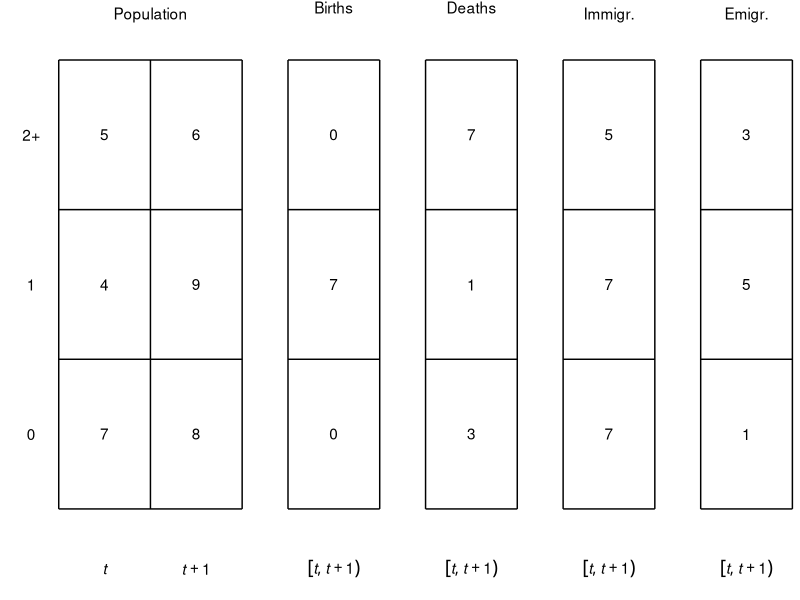

R code for this plot:


library(ggplot2)

data_popn_box <- data.frame(x =    c(0, 2, 2, 0, 1, 0, 0),
                            xend = c(2, 2, 0, 0, 1, 2, 2),
                            y =    c(0, 0, 3, 3, 0, 1, 2),
                            yend = c(0, 3, 3, 0, 3, 1, 2))
data_popn_label <- data.frame(x = c(1, 0.5, 1.5, 0.5, 1.5, 0.5, 1.5, 0.5, 1.5),
                              y = c(3.3, 0.5, 0.5, 1.5, 1.5, 2.5, 2.5, -0.4, -0.4),
                              label = c("Population", 7, 8, 4, 9, 5, 6, "italic(t)", "italic(t)+1"))
data_births_box <- data.frame(x =    c(2.5, 3.5, 3.5, 2.5, 2.5, 2.5),
                              xend = c(3.5, 3.5, 2.5, 2.5, 3.5, 3.5),
                              y =    c(0, 0, 3, 3, 1, 2),
                              yend = c(0, 3,   3,     0, 1,   2))
data_births_label <- data.frame(x =  c(3,   3, 3, 3, 3),
                                y =  c(3.35, 0.5, 1.5, 2.5, -0.4),
                                label = c("Births", 0, 7, 0, 'group("[",list(italic(t),italic(t+1)),")")'))
data_deaths_box <- data.frame(x =    c(4, 5, 5, 4, 4, 4),
                              xend = c(5, 5, 4, 4, 5, 5),
                              y =    c(0, 0, 3, 3, 1, 2),
                              yend = c(0, 3, 3, 0, 1, 2))
data_deaths_label <- data.frame(x = c(4.5, 4.5, 4.5, 4.5, 4.5),
                                y = c(3.35, 0.5, 1.5, 2.5, -0.4),
                                label = c("Deaths",3, 1, 7, 'group("[",list(italic(t),italic(t+1)),")")'))
data_immig_box <- data.frame(x =    c(5.5, 6.5, 6.5, 5.5, 5.5, 5.5),
                              xend = c(6.5, 6.5, 5.5, 5.5, 6.5, 6.5),
                              y =    c(0, 0, 3, 3, 1, 2),
                              yend = c(0, 3, 3, 0, 1, 2))
data_immig_label <- data.frame(x = c(6, 6, 6, 6, 6),
                                y = c(3.3, 0.5, 1.5, 2.5, -0.4),
                                label = c("Immigr.",7, 7, 5, 'group("[",list(italic(t),italic(t+1)),")")'))
data_emig_box <- data.frame(x =    c(7, 8, 8, 7, 7, 7),
                             xend = c(8, 8, 7, 7, 8, 8),
                             y =    c(0, 0, 3, 3, 1, 2),
                             yend = c(0, 3, 3, 0, 1, 2))
data_emig_label <- data.frame(x = c(7.5, 7.5, 7.5, 7.5, 7.5),
                               y = c(3.3, 0.5, 1.5, 2.5, -0.4),
                               label = c("Emigr.",1, 5, 3, 'group("[",list(italic(t),italic(t+1)),")")'))
data_age_label <- data.frame(x = rep(-0.3, 3),
                             y = c(0.5, 1.5, 2.5),
                             label = c("0", "1", "2+"))
                                       
p <- ggplot(data_popn_box, aes(x = x, y = y)) +
    theme_bw() +
    theme(panel.border = element_blank(),
          panel.grid.major = element_blank(),
          panel.grid.minor = element_blank(),
          axis.text = element_blank(),
          axis.ticks = element_blank()) +
    coord_cartesian(expand = FALSE,
                    clip = "off") +
    ## population
    geom_segment(aes(x = x, y = y, xend = xend, yend = yend),
                 data = data_popn_box) +
    geom_text(aes(label = label),
              data = data_popn_label,
              parse = TRUE) +
    ## births
    geom_segment(aes(x = x, y = y, xend = xend, yend = yend),
                 data = data_births_box) +
    geom_text(aes(label = label),
              data = data_births_label,
              parse = TRUE) +
    ## deaths
    geom_segment(aes(x = x, y = y, xend = xend, yend = yend),
                 data = data_deaths_box) +
    geom_text(aes(label = label),
              data = data_deaths_label,
              parse = TRUE) +
    ## immig
    geom_segment(aes(x = x, y = y, xend = xend, yend = yend),
                 data = data_immig_box) +
    geom_text(aes(label = label),
              data = data_immig_label,
              parse = TRUE) +
    ## emig
    geom_segment(aes(x = x, y = y, xend = xend, yend = yend),
                 data = data_emig_box) +
    geom_text(aes(label = label),
              data = data_emig_label,
              parse = TRUE) +
    ## age labels
    geom_text(aes(label = label),
              data = data_age_label) +
    ## other
    xlab("") +
    ylab("")

graphics.off()
pdf(file = "figures_accounts/fig_account_withage_nolex.pdf",
    width = 4,
    height = 2)
plot(p)
dev.off()
